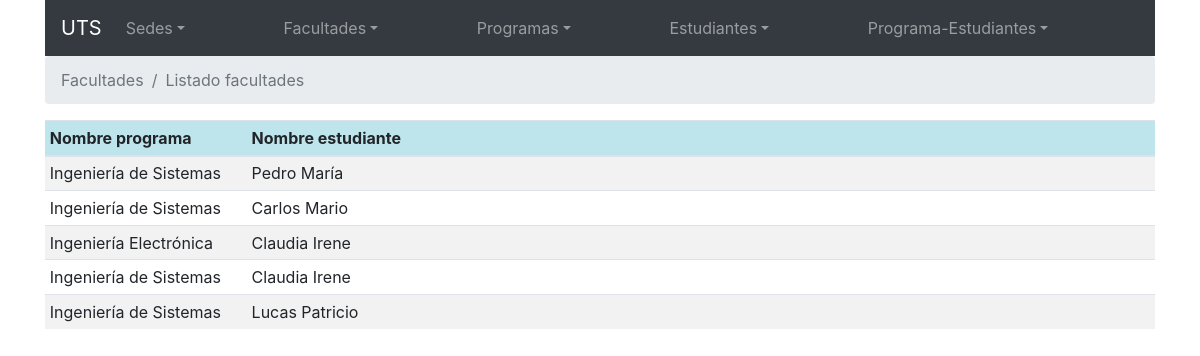
Screenshot of /app/views/relprogest_listar.php with the database file from the repository.
### tables this page shows
create table programas
(
   codprograma          int not null auto_increment  comment '',
   codfacultad          int not null  comment '',
   nombreprograma       varchar(100) not null  comment '',
   primary key (codprograma)
);

create table estudiantes
(
   codestudiante        int not null auto_increment  comment '',
   documento            varchar(20) not null  comment '',
   nombres              varchar(50) not null  comment '',
   apellidos            varchar(50) not null  comment '',
   correo               varchar(50) not null  comment '',
   fechanac             date not null  comment '',
   genero               tinyint(2) not null default 1  comment '1 masculino
             2 femenino',
   primary key (codestudiante)
);

### app/config/loader.php (called while the page is built, shortened)
<?php
function cargaAutomaticaClases($nameSpace) {
    $rutaConfig = "app/config";
    $rutaActual = str_replace("\\", "/", __DIR__);
    $rutaProyecto = str_replace($rutaConfig, "", $rutaActual);
    $nombreClase = strtolower($nameSpace);
    $rutaClase = str_replace("\\", "/", $nombreClase);
    $claseCargar = $rutaProyecto . "/" . $rutaClase . ".php";
}

### app/models/conexion.php (called while the page is built, shortened)
<?php
class Conexion {
    private $_servidor;
    private $_usuario;
    private $_clave;
    private $_nombreBase;
    public function __construct() {
        $this->_servidor = CONFIG["DB_HOST"];
        $this->_nombreBase = CONFIG["DB_DATABASE"];
        $this->_usuario = CONFIG["DB_USERNAME"];
        $this->_clave = CONFIG["DB_PASSWORD"];
    }
    public function conectar(){
        $codificacion = "SET NAMES \"UTF8\"";
        $cadena = "mysql::host={$this->_servidor};dbname={$this->_nombreBase}";
        $arreglo = array(PDO::MYSQL_ATTR_INIT_COMMAND => $codificacion);
        $this->_conn = new PDO($cadena, $this->_usuario, $this->_clave, $arreglo) ;
    }
}

### app/controllers/relprogestcontroller.php (called while the page is built, shortened)
<?php
class RelprogestController {
    public function getRelprogestTodas() {
        $objRelprogest = new Relprogest();
        $filas = $objRelprogest->obtenerTodas();
        return $filas;
    }
}

### app/models/relprogest.php (called while the page is built, shortened)
<?php
class Relprogest extends Conexion {
    public function obtenerTodas() {
        $sql = "SELECT p.nombreprograma,e.nombres FROM relprogest rel, programas p, estudiantes e";
        $sql .= " WHERE rel.codprograma=p.codprograma AND rel.codestudiante=e.codestudiante;";
        $recurso = $this->_conn->prepare($sql);
        $recurso->execute();
        $filas = $recurso->fetchAll(2);
        return $filas;
    }
}

### app/views/relprogest_listar.php (the view, shortened to what this page needs)
<?php
require_once '../config/loader.php';
$objRelprogestController = new RelprogestController();
$registros = $objRelprogestController->getRelprogestTodas();
?>
<!DOCTYPE html>
<html>
    <head>
        <link href="styles/bootstrap.css" rel="stylesheet" type="text/css"/>
        <link href="styles/jquery-ui.css" rel="stylesheet" type="text/css"/>
    </head>
    <body class="container">
        <?php
        require_once 'menu.php';
        ?>
        <header>
            <nav>
                <ol class="breadcrumb">
                    <li class="breadcrumb-item active" aria-current="page">Facultades</li>
                    <li class="breadcrumb-item active" aria-current="page">Listado facultades</li>
                </ol>
        </header>
        <section>
            <?php
            if (!empty($registros)) {
                ?>
                <table class="table table-striped table-sm">
                    <thead class="table-info">
                        <tr>
                            <th width="10%">Nombre programa</th>
                            <th width="45%">Nombre estudiante</th>
                        </tr>
                    </thead>
                    <tbody>
                        <?php
                        foreach ($registros as $indice => $campo) {
                            echo '<tr>';
                            echo '<td>' . $campo["nombreprograma"] . '</td>';
                            echo '<td>' . $campo["nombres"] . '</td>';
                            echo '</tr>';
                        }
                        ?>
                    </tbody>
                </table>
                <?php
            }
            ?>
        </section>
    </body>
</html>

### rows the page displays
programas: nombreprograma "Ingeniería de Sistemas", estudiantes.nombres "Pedro María", estudiantes.nombres "Carlos Mario", estudiantes.nombres "Claudia Irene", estudiantes.nombres "Lucas Patricio"
programas: nombreprograma "Ingeniería Electrónica", estudiantes.nombres "Claudia Irene"
